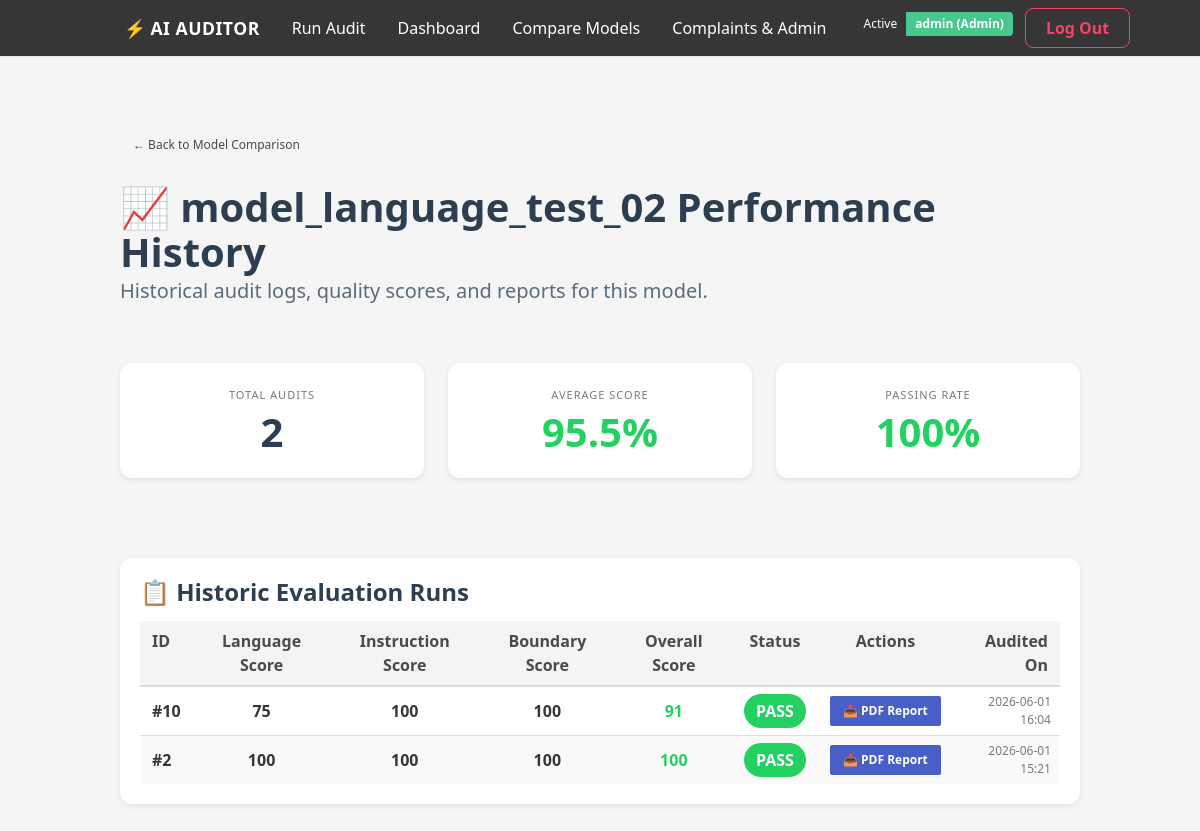
Screenshot of /model/model_language_test_02 (signed in) with the database file from the repository.
### tables this page shows
CREATE TABLE audits (
        id INTEGER PRIMARY KEY AUTOINCREMENT,
        model_name TEXT,
        language_score INTEGER,
        instruction_score INTEGER,
        boundary_score INTEGER,
        overall_score INTEGER,
        status TEXT,
        created_at TEXT
    );

### app.py (the view)
@app.route("/model/<model_name>")
@login_required
def model_history(model_name):
    audits = get_audits_by_model(model_name)
    total = len(audits)
    if total > 0:
        avg_score = sum(a[5] for a in audits) / total
        passes = sum(1 for a in audits if a[6] == 'PASS')
        pass_rate = int((passes / total) * 100)
    else:
        avg_score = 0
        pass_rate = 0
    stats = {
        "total": total,
        "avg_score": round(avg_score, 1),
        "pass_rate": pass_rate
    }
    return render_template(
        "model_history.html",
        model_name=model_name,
        audits=audits,
        stats=stats
    )

### app.py (called while the page is built)
def login_required(f):
    @wraps(f)
    def decorated_function(*args, **kwargs):
        if 'user' not in session:
            return redirect(url_for('login', next=request.url))
        return f(*args, **kwargs)
    return decorated_function

### audit_storage_db.py (called while the page is built)
def get_connection():
    return sqlite3.connect(DB_NAME)

def get_audits_by_model(model_name):
    conn = get_connection()
    cur = conn.cursor()
    cur.execute("SELECT * FROM audits WHERE model_name = ? ORDER BY id DESC", (model_name,))
    rows = cur.fetchall()
    conn.close()
    return rows

### templates/model_history.html
{% extends "base.html" %}
{% block content %}
<div class="main-container">
    <div class="mb-5">
        <a href="/compare" class="button is-light is-small">
            <span>← Back to Model Comparison</span>
        </a>
    </div>
    <div class="columns is-vcentered mb-6">
        <div class="column">
            <h1 class="title is-2">📈 {{ model_name }} Performance History</h1>
            <p class="subtitle is-5">Historical audit logs, quality scores, and reports for this model.</p>
        </div>
    </div>
    <div class="columns mb-6">
        <div class="column">
            <div class="audit-card has-text-centered py-5">
                <p class="heading has-text-grey font-weight-bold">Total Audits</p>
                <p class="title is-2 font-weight-bold" style="color: #2c3e50;">{{ stats.total }}</p>
            </div>
        </div>
        <div class="column">
            <div class="audit-card has-text-centered py-5">
                <p class="heading has-text-grey font-weight-bold">Average Score</p>
                <p class="title is-2 font-weight-bold" style="color: {% if stats.avg_score >= 90 %}#23d160{% elif stats.avg_score >= 70 %}#d1a100{% else %}#ff3860{% endif %};">
                    {{ stats.avg_score }}%
                </p>
            </div>
        </div>
        <div class="column">
            <div class="audit-card has-text-centered py-5">
                <p class="heading has-text-grey font-weight-bold">Passing Rate</p>
                <p class="title is-2 font-weight-bold" style="color: {% if stats.pass_rate >= 90 %}#23d160{% elif stats.pass_rate >= 70 %}#d1a100{% else %}#ff3860{% endif %};">
                    {{ stats.pass_rate }}%
                </p>
            </div>
        </div>
    </div>
    <div class="audit-card">
        <h2 class="title is-4 mb-4">📋 Historic Evaluation Runs</h2>
        <div class="table-container">
            <table class="table is-fullwidth is-striped is-hoverable">
                <thead>
                    <tr>
                        <th class="has-text-grey-dark">ID</th>
                        <th class="has-text-centered has-text-grey-dark">Language Score</th>
                        <th class="has-text-centered has-text-grey-dark">Instruction Score</th>
                        <th class="has-text-centered has-text-grey-dark">Boundary Score</th>
                        <th class="has-text-centered has-text-grey-dark">Overall Score</th>
                        <th class="has-text-centered has-text-grey-dark">Status</th>
                        <th class="has-text-centered has-text-grey-dark">Actions</th>
                        <th class="has-text-right has-text-grey-dark">Audited On</th>
                    </tr>
                </thead>
                <tbody>
                    {% for a in audits %}
                    <tr>
                        <td class="is-vcentered" style="font-weight: 700;">#{{ a[0] }}</td>
                        <td class="is-vcentered has-text-centered" style="font-weight: 600;">{{ a[2] }}</td>
                        <td class="is-vcentered has-text-centered" style="font-weight: 600;">{{ a[3] }}</td>
                        <td class="is-vcentered has-text-centered" style="font-weight: 600;">{{ a[4] }}</td>
                        <td class="is-vcentered has-text-centered" style="font-weight: 700;">
                            <span style="color: {% if a[5] >= 90 %}#23d160{% elif a[5] >= 70 %}#d1a100{% else %}#ff3860{% endif %};">
                                {{ a[5] }}
                            </span>
                        </td>
                        <td class="is-vcentered has-text-centered">
                            {% if a[6] == 'PASS' %}
                                <span class="status-pass" style="font-weight: 700;">PASS</span>
                            {% elif a[6] == 'WARNING' %}
                                <span class="status-warning" style="font-weight: 700;">WARN</span>
                            {% else %}
                                <span class="status-fail" style="font-weight: 700;">FAIL</span>
                            {% endif %}
                        </td>
                        <td class="is-vcentered has-text-centered">
                            <a href="/reports/audit_{{ model_name }}.pdf" class="button is-link is-small" download>
                                📥 PDF Report
                            </a>
                        </td>
                        <td class="is-vcentered has-text-right is-size-7 has-text-grey">{{ a[7][:16]|replace('T', ' ') }}</td>
                    </tr>
                    {% else %}
                    <tr>
                        <td colspan="8" class="has-text-centered py-6 has-text-grey">
                            No evaluations performed for this model yet.
                        </td>
                    </tr>
                    {% endfor %}
                </tbody>
            </table>
        </div>
    </div>
</div>
{% endblock %}

### static/style.css (style rules this page uses)
html, body { min-height: 100%; background: #f5f7fa; }
body { font-family: "Segoe UI", Tahoma, Geneva, Verdana, sans-serif; }
.main-container { padding-top: 25px; padding-bottom: 40px; }
.title { color: #2c3e50; }
.subtitle { color: #5c6b7a; }
.audit-card { background: white; border-radius: 12px; padding: 20px; margin-bottom: 20px; box-shadow: 0 2px 6px rgba(0,0,0,0.08); }
.table { background: white; }
.table th { background: #f3f4f6; }
.button { border-radius: 8px; }
.button.is-link { font-weight: 600; }
.status-pass { background: #23d160; color: white; padding: 6px 12px; border-radius: 20px; }

### rows the page displays
audits: id "10", language_score "75", instruction_score "100", boundary_score "100", overall_score "91", status "PASS", created_at "2026-06-01 16:04"
audits: id "2", language_score "100", instruction_score "100", boundary_score "100", overall_score "100", status "PASS", created_at "2026-06-01 15:21"

### other values shown
{{ session.get('user') }} "admin"
{{ model_name }} "model_language_test_02"
{{ stats.total }} "2"
{{ stats.avg_score }} "95.5"
{{ stats.pass_rate }} "100"
